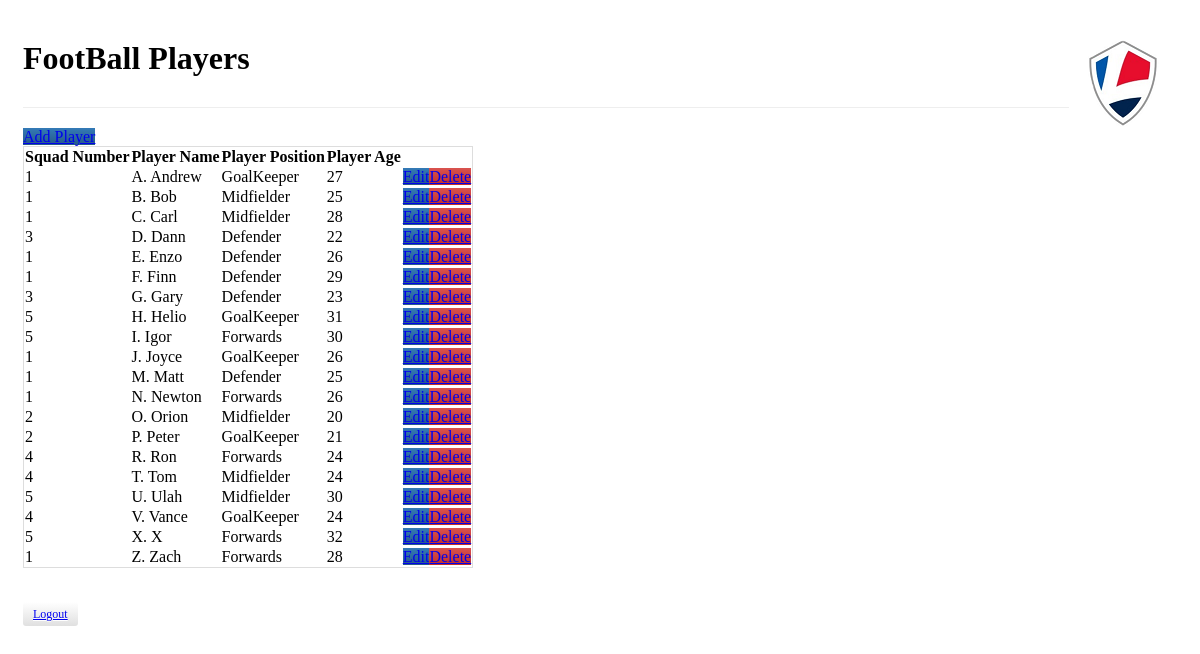
Page /player/read.php (signed in) on the committed database.
### tables this page shows
CREATE TABLE `player` (
  `playerID` int(11) NOT NULL AUTO_INCREMENT,
  `squadNumber` int(11) NOT NULL,
  `playerName` varchar(30) NOT NULL,
  `playerPosition` varchar(30) NOT NULL,
  `playerAge` int(11) NOT NULL,
  PRIMARY KEY (`playerID`)
);

### player/read.php (the view, shortened to what this page needs)
<!DOCTYPE HTML>
<html>
   <head>
      <link rel="stylesheet" href="../libs/football.css" />
   </head>
   <body>
      <div class="container">
         <div class="page-header">
            <img src="../images/teamlogo2.jpg" class="img-responsive pull-right" alt="Responsive image">
            <h1>FootBall Players</h1>
         </div>
         <?php
            include '../config/database.php';
            $query = "SELECT playerID, squadNumber, playerName, playerPosition, playerAge FROM player ORDER BY playerName ASC";
            $stmt = $con->prepare($query);
            $stmt->execute();
            if($_SESSION["privilege"] == 1){
            	echo "<a href='create.php' class='btn btn-primary'>Add Player</a>";
            }
            $num = $stmt->rowCount();
            if($num>0){
                echo "<table class='table table-hover table-responsive table-bordered'>";
                    echo "<tr>";
                        echo "<th>Squad Number</th>";
                        echo "<th>Player Name</th>";
                        echo "<th>Player Position</th>";
                        echo "<th>Player Age</th>";
                    echo "</tr>";
                    while ($row = $stmt->fetch(PDO::FETCH_ASSOC)){
                        extract($row);
                        echo "<tr>";
                            echo "<td>{$squadNumber}</td>";
                            echo "<td>{$playerName}</td>";
                            echo "<td>{$playerPosition}</td>";
                            echo "<td>{$playerAge}</td>";
                                if($_SESSION["privilege"] == 1){
                                	echo "<td>";
            	                    	echo "<a href='update.php?playerID={$playerID}' class='btn btn-primary'>Edit</a>";
            	                    	echo "<a href='#' onclick='delete_user({$playerID});'  class='btn btn-danger'>Delete</a>";
                                	echo "</td>";
                                }
                        echo "</tr>";
                    }
                echo "</table>";
            }
            else{
                echo "<div class='alert alert-danger'>No records found.</div>";
            }
            echo '<br /><br /><a href="../logout.php" class="btn btn-default btn-sm"><span class="glyphicon glyphicon-log-out"></span> Logout </a>';
            ?>
      </div>
   </body>
</html>

### rows in the picture
player: squadNumber "1", playerName "A. Andrew", playerPosition "GoalKeeper", playerAge "27"
player: squadNumber "1", playerName "B. Bob", playerPosition "Midfielder", playerAge "25"
player: squadNumber "1", playerName "C. Carl", playerPosition "Midfielder", playerAge "28"
player: squadNumber "3", playerName "D. Dann", playerPosition "Defender", playerAge "22"
player: squadNumber "1", playerName "E. Enzo", playerPosition "Defender", playerAge "26"
player: squadNumber "1", playerName "F. Finn", playerPosition "Defender", playerAge "29"
player: squadNumber "3", playerName "G. Gary", playerPosition "Defender", playerAge "23"
player: squadNumber "5", playerName "H. Helio", playerPosition "GoalKeeper", playerAge "31"
player: squadNumber "5", playerName "I. Igor", playerPosition "Forwards", playerAge "30"
player: squadNumber "1", playerName "J. Joyce", playerPosition "GoalKeeper", playerAge "26"
player: squadNumber "1", playerName "M. Matt", playerPosition "Defender", playerAge "25"
player: squadNumber "1", playerName "N. Newton", playerPosition "Forwards", playerAge "26"
player: squadNumber "2", playerName "O. Orion", playerPosition "Midfielder", playerAge "20"
player: squadNumber "2", playerName "P. Peter", playerPosition "GoalKeeper", playerAge "21"
player: squadNumber "4", playerName "R. Ron", playerPosition "Forwards", playerAge "24"
player: squadNumber "4", playerName "T. Tom", playerPosition "Midfielder", playerAge "24"
player: squadNumber "5", playerName "U. Ulah", playerPosition "Midfielder", playerAge "30"
player: squadNumber "4", playerName "V. Vance", playerPosition "GoalKeeper", playerAge "24"
player: squadNumber "5", playerName "X. X", playerPosition "Forwards", playerAge "32"
player: squadNumber "1", playerName "Z. Zach", playerPosition "Forwards", playerAge "28"
